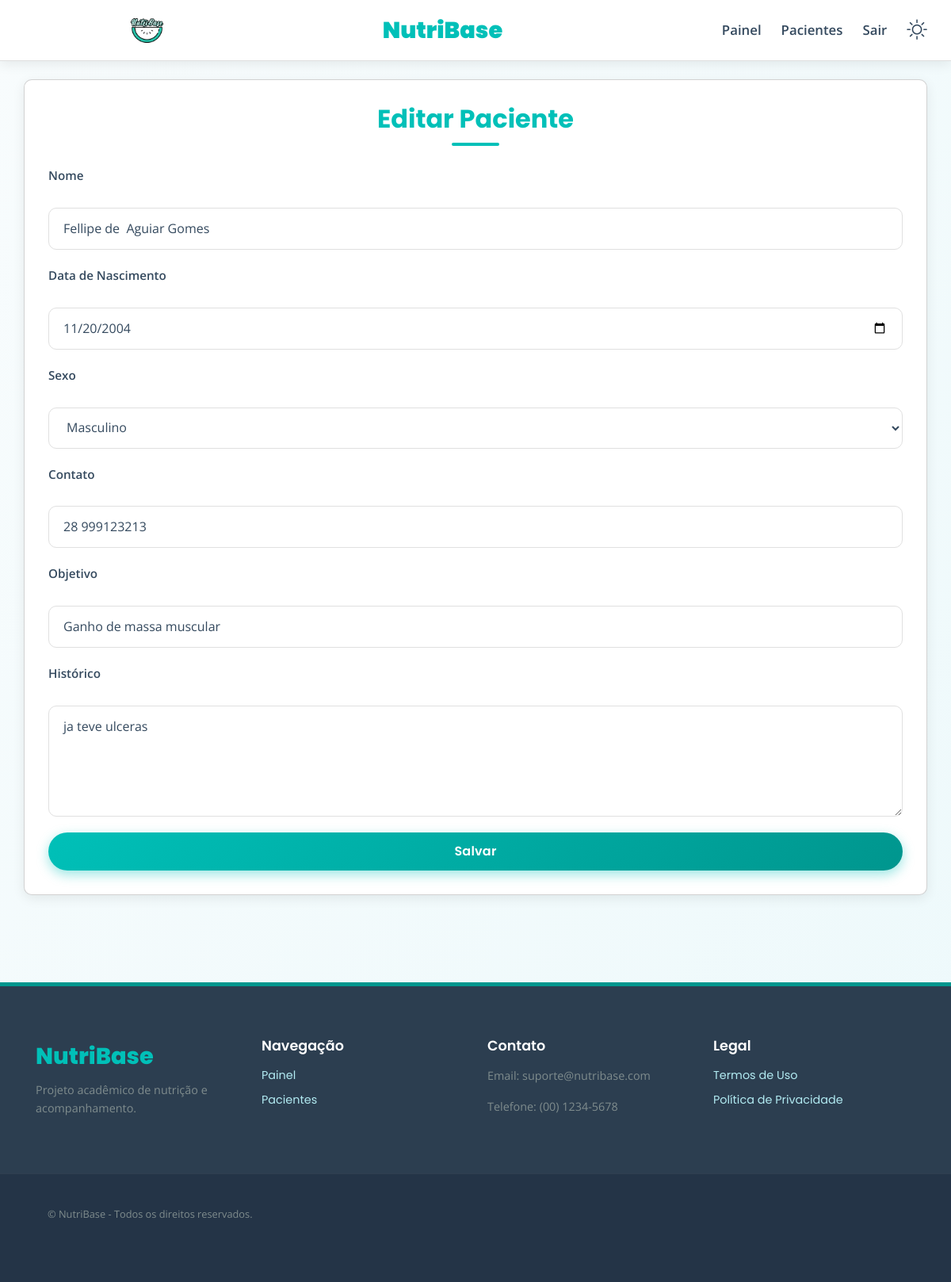
The page /pacientes/editar/2 (signed in) on the database its author committed.
### models/paciente.py (models this page shows)
class Paciente(db.Model):
    __tablename__ = 'paciente'
    id = db.Column(db.Integer, primary_key=True)
    nome = db.Column(db.String(150), nullable=False)
    data_nascimento = db.Column(db.String(20))
    sexo = db.Column(db.String(10))
    contato = db.Column(db.String(120))
    objetivo = db.Column(db.String(200))
    historico = db.Column(db.Text)
    usuario_id = db.Column(db.Integer, db.ForeignKey('usuario.id'), nullable=False)
    avaliacoes = db.relationship('Avaliacao', backref='paciente', lazy=True)

### routes/pacientes.py (the view, shortened to what this page needs)
@pacientes_bp.route('/editar/<int:id>', methods=['GET', 'POST'])
def editar_paciente(id):
    user_id = session.get('user_id')
    if not user_id:
        return redirect(url_for('usuarios.login_page'))
    p = Paciente.query.get_or_404(id)
    if p.usuario_id != user_id:
        flash('Acesso não autorizado.', 'error')
        return redirect(url_for('pacientes.listar_pacientes'))
    return render_template('paciente_form.html', paciente=p)

### templates/paciente_form.html (shortened to what this page needs)
{% extends 'base.html' %}
{% block content %}
    <div class="card">
        <h2>{{ paciente and 'Editar Paciente' or 'Novo Paciente' }}</h2>
        <form method="post">
            <label>Nome</label>
            <input type="text" name="nome" value="{{ paciente.nome if paciente else '' }}" required>
            <label>Data de Nascimento</label>
            <input type="date" name="data_nascimento" value="{{ paciente.data_nascimento if paciente else '' }}">
            <label>Sexo</label>
            <select name="sexo">
                <option value="Masculino" {% if paciente and paciente.sexo=='Masculino' %}selected{% endif %}>Masculino</option>
            </select>
            <label>Contato</label>
            <input type="text" name="contato" value="{{ paciente.contato if paciente else '' }}">
            <label>Objetivo</label>
            <input type="text" name="objetivo" value="{{ paciente.objetivo if paciente else '' }}">
            <label>Histórico</label>
            <textarea name="historico">{{ paciente.historico if paciente else '' }}</textarea>
            <button class="btn" type="submit">Salvar</button>
        </form>
    </div>
{% endblock %}

### static/css/style.css (style rules this page uses)
:root { --primary-blue: #00c0b8; --primary-blue-dark: #00968e; --dark-primary-blue: #28c0a8; --dark-primary-blue-dark: #199480; --light-text: #34495e; --light-text-medium: #7f8c8d; --light-bg-body: #f4f7fa; --light-bg-card: #ffffff; --light-border: #e0e0e0; --light-shadow: 0 4px 15px rgba(0, 0, 0, 0.08); --light-table-strip: #f7f9fb; --light-table-hover: #eaf3ff; --light-gradient-start: #f8fcfd; --light-gradient-end: #edf9fb; --light-footer-bg: #2c3e50; --light-footer-text: #ecf0f1; --dark-text: #ecf0f1; --dark-text-medium: #bdc3c7; --dark-bg-body: #1e272e; --dark-bg-card: #2c3e50; --dark-border: #4a6372; --dark-shadow: 0 8px 25px rgba(0, 0, 0, 0.5); --dark-table-strip: #222d3a; --dark-table-hover: #29384d; --dark-footer-bg: #1e272e; --dark-footer-text: #ecf0f1; --bg-hero-image-url: url('/static/backgroundimage.png'); --text-color: var(--light-text); --text-medium-color: var(--light-text-medium); --bg-body: var(--light-bg-body); --bg-card: var(--light-bg-card); --border-color: var(--light-border); --shadow-color: var(--light-shadow); --table-strip-color: var(--light-table-strip); --table-hover-color: var(--light-table-hover); --bg-gradient-start: var(--light-gradient-start); --bg-gradient-end: var(--light-gradient-end); --footer-bg: var(--light-footer-bg); --footer-text: var(--light-footer-text); --transition-speed: 0.3s ease-in-out; --border-radius-main: 10px; --border-radius-button: 50px; --max-width-content: 1300px; }
* { box-sizing: border-box; margin: 0; padding: 0; min-width: 0; transition: background-color 0.3s, color 0.3s, border-color 0.3s, box-shadow 0.3s; }
body { font-family: 'Poppins', 'Open Sans', sans-serif; background: linear-gradient(to bottom right, var(--bg-gradient-start), var(--bg-gradient-end)); color: var(--text-color); line-height: 1.6; -webkit-font-smoothing: antialiased; padding-top: 80px; width: 100vw; overflow-x: hidden; min-width: 0; }
h1, h2, h3, h4, h5, h6 { font-family: 'Poppins', sans-serif; font-weight: 700; color: var(--text-color); }
.card { background: var(--bg-card); border-radius: var(--border-radius-main); box-shadow: var(--shadow-color); padding: 30px; margin-bottom: 30px; transition: var(--transition-speed); }
.card h2 { color: var(--primary-blue); margin-bottom: 25px; text-align: center; position: relative; padding-bottom: 15px; }
.card h2::after { content: ''; position: absolute; left: 50%; bottom: 0; transform: translateX(-50%); width: 60px; height: 4px; background-color: var(--primary-blue); border-radius: 2px; }
.btn, .btn-secondary { display: inline-flex; align-items: center; justify-content: center; padding: 12px 25px; border: none; border-radius: var(--border-radius-button); cursor: pointer; font-family: 'Poppins', sans-serif; font-weight: 600; font-size: 1rem; letter-spacing: 0.2px; text-transform: none; transition: all var(--transition-speed); position: relative; z-index: 1; }
.btn { background: linear-gradient(135deg, var(--primary-blue) 0%, var(--primary-blue-dark) 100%); color: #ffffff !important; box-shadow: 0 5px 15px rgba(0, 192, 184, 0.4); }
form { display: grid; gap: 20px; }
label { display: block; font-family: 'Open Sans', sans-serif; font-weight: 600; margin-bottom: 8px; color: var(--text-color); font-size: 0.95rem; }
input[type="text"], input[type="email"], input[type="password"], input[type="number"], input[type="date"], select, textarea { width: 100%; padding: 13px 18px; border: 1px solid var(--border-color); border-radius: var(--border-radius-main); font-family: 'Open Sans', sans-serif; font-size: 1rem; color: var(--text-color); background-color: var(--bg-card); transition: all var(--transition-speed); }
textarea { resize: vertical; min-height: 140px; }

### rows shown on the page
Paciente: nome "Fellipe de Aguiar Gomes", data_nascimento "11/20/2004", sexo "Masculino", contato "28 999123213", objetivo "Ganho de massa muscular", historico "ja teve ulceras"

### other values the page prints
{{ paciente and 'Editar Paciente' or 'Novo Paciente' }} "Editar Paciente"
